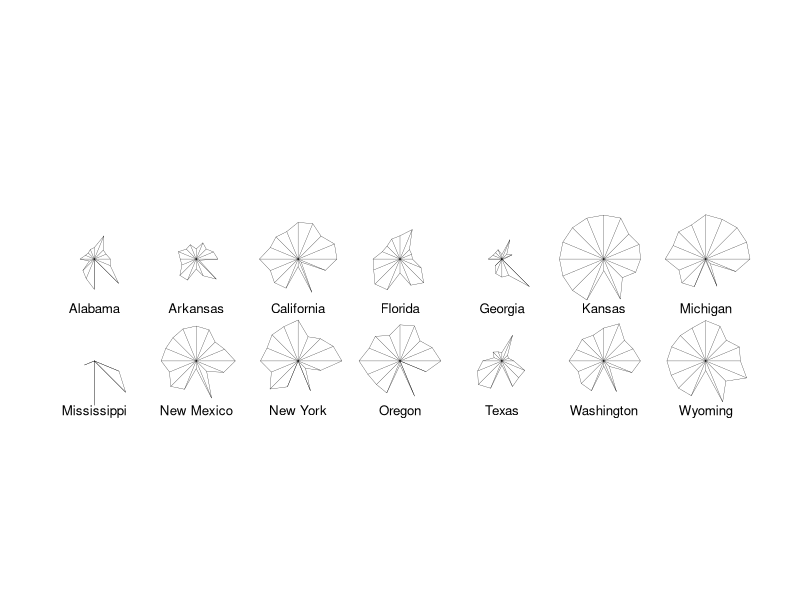
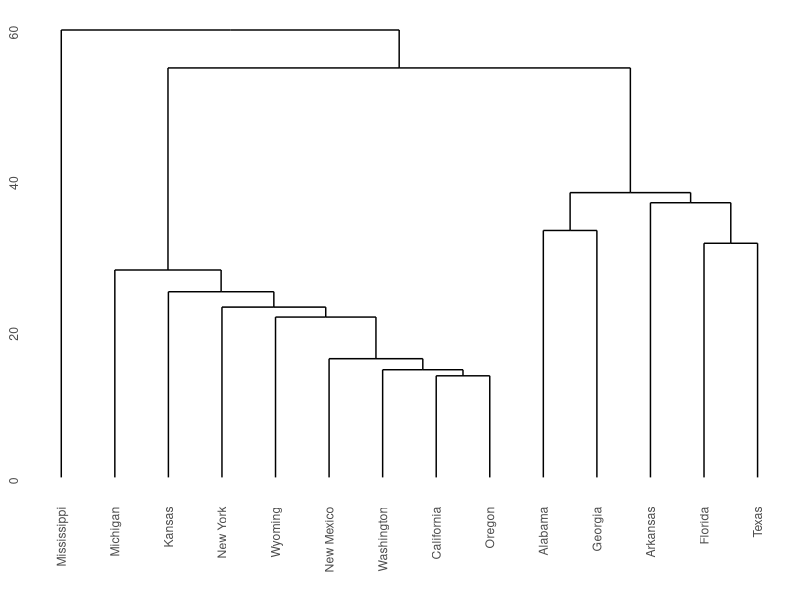
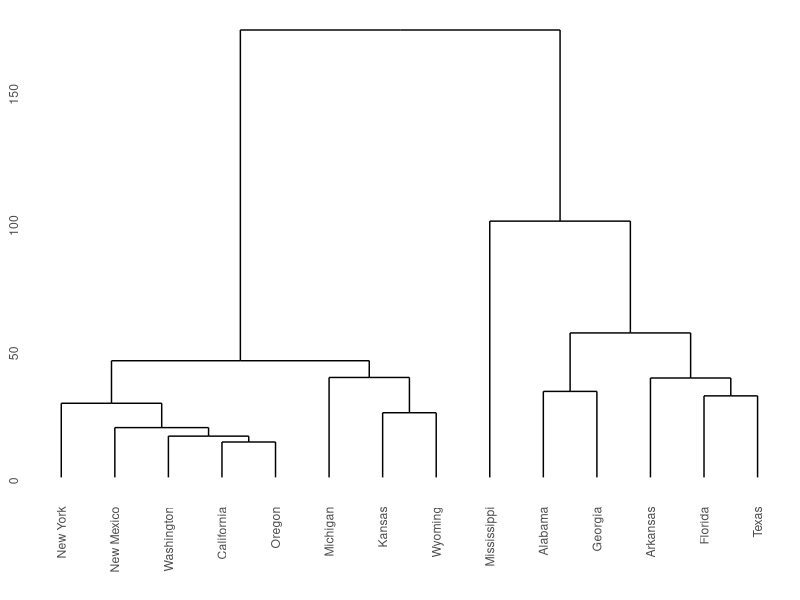

Reproduce these figures in R, in order. (Note: this script raises an error after producing the figures.)
## ---- chunk 1
library(tidyverse)
knitr::opts_chunk$set(comment = "#>")
theme_set(theme_minimal())
options(pillar.sigfig = 5)
## ---- chunk 2
repub <- read_csv("../data/repub.csv") |>
  column_to_rownames("State") 
repub |> stars(nrow=2, ncol=7, flip.labels = FALSE)
## ---- chunk 3
library(ggdendro)
repub.dist <- dist(repub,"euclidean")
repub.clust.single <- hclust(repub.dist,method="single")
ggdendrogram(repub.clust.single)
## ---- chunk 4
repub.clust.complete <- hclust(repub.dist,method="complete")
ggdendrogram(repub.clust.complete)
## ---- chunk 5
repub.groups.complete <- repub.clust.complete |> cutree(h=75)
repub.groups.complete
## ---- chunk 6
    knitr::include_graphics('graphics/linkage_single.png')
## ---- chunk 7
    knitr::include_graphics('graphics/linkage_complete.png')
## ---- chunk 8
set.seed(2)
x <- cbind(rnorm(20, 0.3, 0.1), rnorm(20, 0.3, 0.1))
x <- rbind(x, cbind(rnorm(20, 0.3,0.15), rnorm(20, 0.7,0.15)))
x <- rbind(x, cbind(rnorm(20, 0.8,0.08), rnorm(20, 0.2,0.05)))
clust <- data.frame(x=x[,1],y=x[,2],col=factor(rep(c(1,2,3),each=20)))
ggplot(clust) +
  geom_point(mapping=aes(x=x, y=y, col=col)) +
  guides(x='none', y='none', col='none') +
  labs(x=NULL, y=NULL)
## ---- chunk 9
assign_to_cluster <- function(xy, centers) {
  # assign to centers
  c <- rep(1,nrow(xy));
  for (i in 1:length(c)) {
    d <- sum((xy[i,] - centers[1,])^2)
    for (k in 2:nrow(centers)) {
      d2 <- sum((xy[i,] - centers[k,])^2)
      if (d2 < d) {
        c[i] <- k
        d <- d2
      }
    }
  }
  return(c)
}

compute_centroids <- function(xy, c) {
  # re-evaluate centers
  centers <- matrix(0,max(c),ncol(xy))
  for (k in 1:nrow(centers)) {
    wch <- which(c==k)
    centers[k,] <- colSums(xy[wch,]) / length(wch)
  }
  return(centers)
}

run_iterations <- function(xy, centers, max_iters) {
  out <- list()
  for (i in 1:max_iters) {
    c <- assign_to_cluster(xy, centers)
    out[[i]] <- bind_rows(data.frame(x=xy[,1], y=xy[,2], col=c, iter=i, type="point"),
                          data.frame(x=centers[,1], y=centers[,2], col=1:3, iter=i, type="center"))
    centers <- compute_centroids(xy, c);
  }
  bind_rows(out)
}

xy <- clust[,1:2]
centers <- xy[c(4,59,55),]
df <- run_iterations(xy, centers, max_iters=17)
df |> filter(iter %in% c(1,2,3,5,9,17)) |>
  mutate(name = case_when(iter == 1 ~ "Initial means",
                          TRUE ~ paste("Iteration", iter-1))) |>
  ggplot() +
  geom_point(mapping = aes(x=x, y=y, col=as.factor(col), shape=type, size=type)) +
  facet_wrap(vars(name)) +
  guides(x='none', y='none', col='none', shape='none', size='none') +
  scale_shape_manual(values = c(center='asterisk', point='circle')) +
  scale_size_manual(values = c(center=2, point=1)) +
  labs(x=NULL, y=NULL)
## ---- chunk 10
library(broom)
tibble(k=1:6) |>
  mutate(km = map(k, ~kmeans(xy, centers=., nstart=20)),
         tidied = map(km, glance)) |>
  unnest(tidied) |>
  ggplot() +
  geom_line(mapping = aes(x=k, y=tot.withinss)) +
  labs(x = "k, number of clusters",
       y = "Total within cluster sum of squares")
## ---- chunk 11
library(palmerpenguins)
library(patchwork)
set.seed(32)
penguins <- penguins |> na.omit()
k <- penguins |> select(flipper_length_mm, bill_length_mm, body_mass_g) |>
  mutate(across(everything(), scale)) |>
  kmeans(centers=3, nstart=20)

g1 <- ggplot(penguins) +
  geom_point(mapping=aes(x=flipper_length_mm,
                         y=body_mass_g,
                         col=species)) +
  guides(col='none')

g2 <- ggplot(k |> augment(penguins)) +
  geom_point(mapping=aes(x=flipper_length_mm,
                         y=body_mass_g,
                         col=.cluster)) +
  guides(col='none')
g1 + g2
## ---- chunk 12
set.seed(22)
k <- penguins |> select(flipper_length_mm, bill_length_mm, body_mass_g) |>
  kmeans(centers=3, nstart=20)

g1 <- ggplot(penguins) +
  geom_point(mapping=aes(x=flipper_length_mm,
                         y=body_mass_g,
                         col=species)) +
  guides(col='none')

g2 <- ggplot(k |> augment(penguins)) +
  geom_point(mapping=aes(x=flipper_length_mm,
                         y=body_mass_g,
                         col=.cluster)) +
  guides(col='none')
g1 + g2
## ---- chunk 13
peng_ss <- tibble(k=1:6) |>
  mutate(km = map(k, ~ kmeans(penguins |>
                                select(flipper_length_mm, bill_length_mm, body_mass_g),
                              centers=., nstart=20)),
         tidied = map(km, glance)) |>
  unnest(tidied)
peng_ss_scaled <- tibble(k=1:6) |>
  mutate(km = map(k, ~ kmeans(penguins |>
                                select(flipper_length_mm, bill_length_mm, body_mass_g) |>
                                mutate(across(everything(), scale)),
                              centers=., nstart=20)),
         tidied = map(km, glance)) |>
  unnest(tidied)

g1 <- ggplot(peng_ss_scaled) +
  geom_line(mapping=aes(x=k, y=tot.withinss))
g2 <- ggplot(peng_ss) +
  geom_line(mapping=aes(x=k, y=tot.withinss))
g1+g2
## ---- chunk 14
knitr::include_graphics(file.path("graphics", sprintf("test01_%02i.png", c(2,4,8,16,32,256))))
## ---- chunk 15
library(cluster)
pam(repub, k=3, metric="manhattan")
## ---- chunk 16
repub.dist <- dist(repub, method="manhattan")
pam(repub.dist, k=3)
## ---- chunk 17
x1 <- c(0.3,0.37,0.45)
y1 <- c(0.2,0.3,0.15)
x2 <- c(0.7,0.8,0.85,0.75)
y2 <- c(0.62,0.7,0.61,0.55)
x3 <- c(0.2,0.25,0.32)
y3 <- c(0.6,0.7,0.65)
x <- 0.35
y <- 0.55
par(mar=c(0,0,0,0))
plot(c(x1,x2,x3,x),c(y1,y2,y3,y), xlim=c(0,1), ylim=c(0,1), xaxt="n", yaxt="n", xlab="", ylab="", pch=19,
     asp=1)
for (i in 1:length(x1)) lines(c(x1[i],x),c(y1[i],y))
for (i in 1:length(x2)) lines(c(x2[i],x),c(y2[i],y))
for (i in 1:length(x3)) lines(c(x3[i],x),c(y3[i],y))
text(x-0.04,y-0.015,"x")
theta <- seq(0,2*pi,by=2*pi/100)
lines(0.38+0.12*cos(theta),0.22+0.12*sin(theta), lty="dotted")
text(0.38,0.22-0.17,"B")
lines(0.77+0.12*cos(theta),0.63+0.12*sin(theta), lty="dotted")
text(0.77,0.63+0.17,"C")
lines(0.28+0.12*cos(theta),0.62+0.12*sin(theta), lty="dotted")
text(0.28,0.62+0.17,"A")
## ---- chunk 18
library(cluster)
repub.dist <- dist(repub, method="manhattan")
repub.pam.1 <- pam(repub.dist, k=3)
repub.pam.2 <- pam(repub.dist, k=4)
plot(silhouette(repub.pam.1), border=NA, do.clus.stat=FALSE, do.n.k=FALSE,
     main="3 clusters")
plot(silhouette(repub.pam.2), border=NA, do.clus.stat=FALSE, do.n.k=FALSE,
     main="4 clusters")
## ---- chunk 19
    repub.pam.2 |> pluck('silinfo', 'widths')
## ---- chunk 20
repub.pam.2 |> pluck('silinfo', 'widths') |>
  as.data.frame() |>
  rownames_to_column("State") |>
  ggplot() +
  geom_col(mapping = aes(y=as_factor(State), x=sil_width)) +
  labs(x="Silhouette width", y=NULL)
## ---- chunk 21
set.seed(27)
peng.scaled <- penguins |>
  select(flipper_length_mm, bill_length_mm, bill_depth_mm, body_mass_g) |>
  mutate(across(everything(), scale))
peng.km.1 <- peng.scaled |> kmeans(centers=3, nstart=20)
peng.km.2 <- peng.scaled |> kmeans(centers=4, nstart=20)
peng.dist <- peng.scaled |> dist(method='euclidean')
peng.sil.1 <- peng.km.1 |> pluck('cluster') |> silhouette(dist=peng.dist)
peng.sil.2 <- peng.km.2 |> pluck('cluster') |> silhouette(dist=peng.dist)
peng.sil <- bind_rows(
    peng.sil.1 |> as.data.frame() |> mutate(k='k=3'),
    peng.sil.2 |> as.data.frame() |> mutate(k='k=4')
  ) |>
  mutate(cluster = as.factor(cluster))

ggplot(peng.sil) +
  geom_boxplot(mapping = aes(x=cluster, y=sil_width)) +
  facet_wrap(vars(k), scales='free_x')
